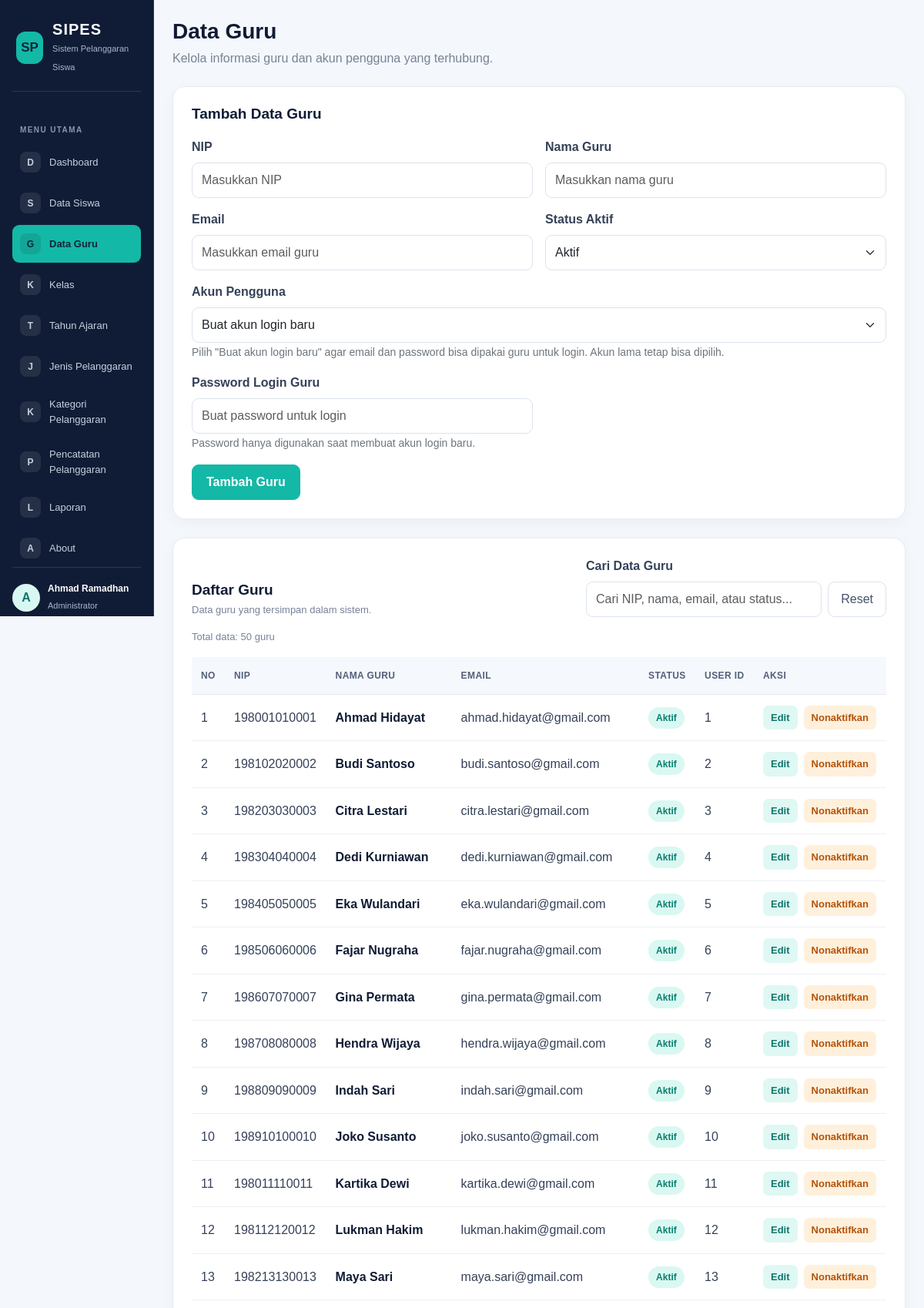
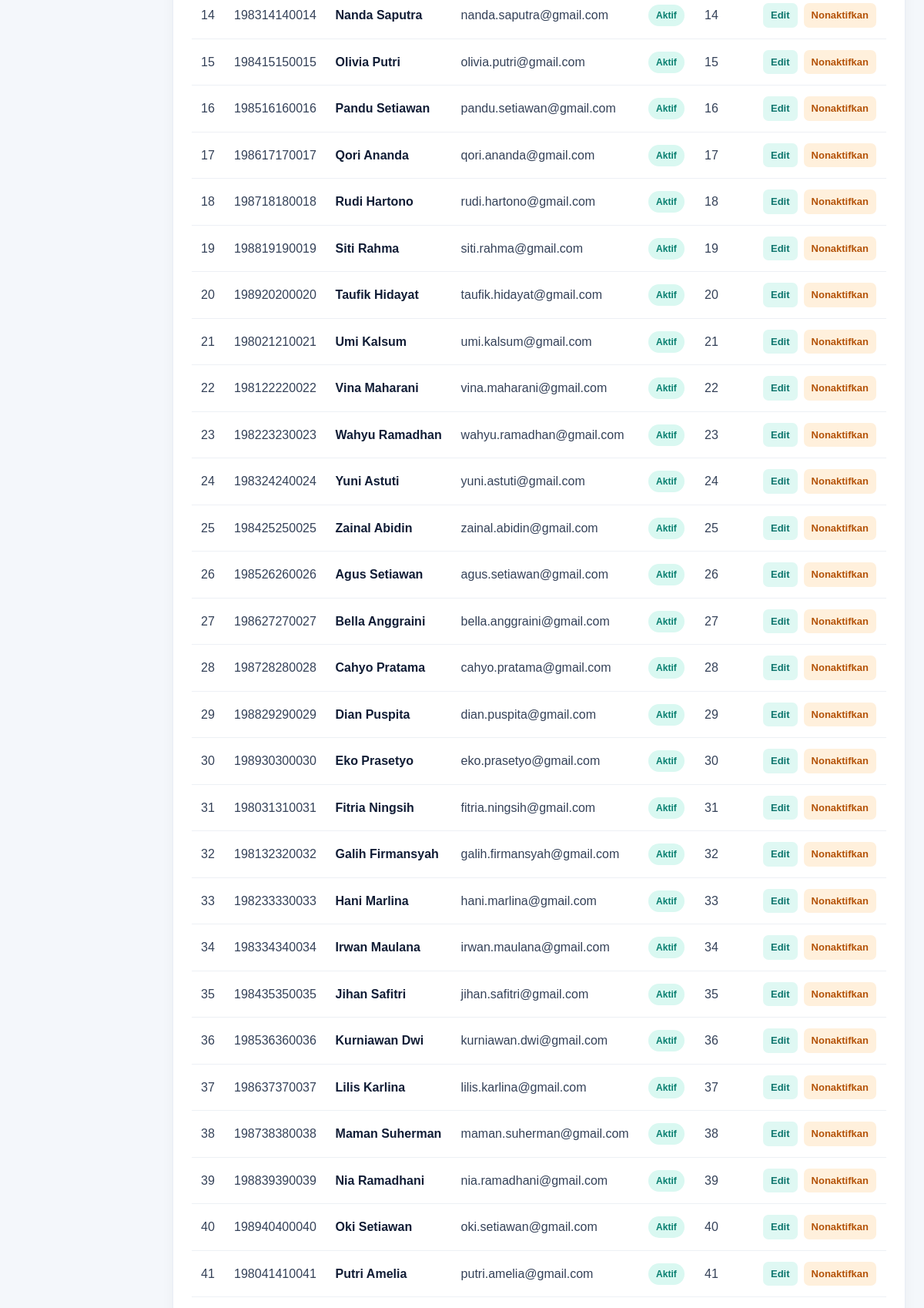
/data_guru.php (signed in, upper part), run on the app's committed database (2 pictures, top to bottom).
### tables this page shows
CREATE TABLE `t_guru` (
  `id` int(11) NOT NULL,
  `nip` varchar(30) NOT NULL,
  `nama` varchar(150) DEFAULT NULL,
  `email` varchar(150) NOT NULL,
  `status_aktif` tinyint(1) NOT NULL,
  `user_id` int(11) NOT NULL,
  `created_at` timestamp NOT NULL DEFAULT current_timestamp(),
  `updated_at` timestamp NOT NULL DEFAULT current_timestamp()
);

### data_guru.php (the view, shortened to what this page needs)
<?php
include 'config/koneksi.php';
$data_edit = null;
$data_user = mysqli_query(
    $koneksi,
    "SELECT id, name, email FROM t_users ORDER BY id ASC"
);
$data_guru = mysqli_query(
    $koneksi,
    "SELECT * FROM t_guru ORDER BY id ASC"
);
?>
<!DOCTYPE html>
<html lang="id">
<head>
    <link href="https://cdn.jsdelivr.net/npm/bootstrap@5.3.3/dist/css/bootstrap.min.css" rel="stylesheet">
</head>
<body>
<div class="container-fluid">
    <div class="row">
        <?php include 'includes/sidebar.php'; ?>
        <main class="col-md-9 col-lg-10 p-4 ms-md-auto">
            <div class="mb-4">
                <h1 class="page-title">Data Guru</h1>
                <p class="page-subtitle">
                    Kelola informasi guru dan akun pengguna yang terhubung.
                </p>
            </div>
            <?php if ($data_edit) { ?>
                <div class="content-card">
                    <h2 class="section-title">Edit Data Guru</h2>
                    <form method="POST">
                        <input
                            type="hidden"
                            name="id"
                            value="<?php echo htmlspecialchars($data_edit['id']); ?>"
                        >
                        <div class="row g-3">
                            <div class="col-md-6">
                                <label class="form-label">NIP</label>
                                <input
                                    type="text"
                                    name="nip"
                                    class="form-control"
                                    value="<?php echo htmlspecialchars($data_edit['nip']); ?>"
                                    required
                                >
                            </div>
                            <div class="col-md-6">
                                <label class="form-label">Nama Guru</label>
                                <input
                                    type="text"
                                    name="nama"
                                    class="form-control"
                                    value="<?php echo htmlspecialchars($data_edit['nama']); ?>"
                                    required
                                >
                            </div>
                            <div class="col-md-6">
                                <label class="form-label">Email</label>
                                <input
                                    type="email"
                                    name="email"
                                    class="form-control"
                                    value="<?php echo htmlspecialchars($data_edit['email']); ?>"
                                    required
                                >
                            </div>
                            <div class="col-md-6">
                                <label class="form-label">Status Aktif</label>
                                <select name="status_aktif" class="form-select" required>
                                    <option value="1" <?php if ($data_edit['status_aktif'] == 1) echo 'selected'; ?>>
                                        Aktif
                                    </option>
                                    <option value="0" <?php if ($data_edit['status_aktif'] == 0) echo 'selected'; ?>>
                                        Tidak Aktif
                                    </option>
                                </select>
                            </div>
                            <div class="col-12">
                                <label class="form-label">Akun Pengguna</label>
                                <select name="user_id" class="form-select" required>
                                    <?php while ($user = mysqli_fetch_assoc($data_user)) { ?>
                                        <option
                                            value="<?php echo htmlspecialchars($user['id']); ?>"
                                            <?php if ($data_edit['user_id'] == $user['id']) echo 'selected'; ?>
                                        >
                                            <?php echo htmlspecialchars($user['name']); ?>
                                            - <?php echo htmlspecialchars($user['email']); ?>
                                        </option>
                                    <?php } ?>
                                </select>
                                <small class="text-secondary">
                                    Pilih akun pengguna yang terhubung dengan data guru ini.
                                </small>
                            </div>
                            <div class="col-12 d-flex gap-2 flex-wrap">
                                <button type="submit" name="edit" class="btn btn-teal">
                                    Simpan Perubahan
                                </button>
                                <a href="data_guru.php" class="btn-light-custom">
                                    Batal
                                </a>
                            </div>
                        </div>
                    </form>
                </div>
            <?php } else { ?>
                <div class="content-card">
                    <h2 class="section-title">Tambah Data Guru</h2>
                    <form method="POST">
                        <div class="row g-3">
                            <div class="col-md-6">
                                <label class="form-label">NIP</label>
                                <input
                                    type="text"
                                    name="nip"
                                    class="form-control"
                                    placeholder="Masukkan NIP"
                                    required
                                >
                            </div>
                            <div class="col-md-6">
                                <label class="form-label">Nama Guru</label>
                                <input
                                    type="text"
                                    name="nama"
                                    class="form-control"
                                    placeholder="Masukkan nama guru"
                                    required
                                >
                            </div>
                            <div class="col-md-6">
                                <label class="form-label">Email</label>
                                <input
                                    type="email"
                                    name="email"
                                    class="form-control"
                                    placeholder="Masukkan email guru"
                                    required
                                >
                            </div>
                            <div class="col-md-6">
                                <label class="form-label">Status Aktif</label>
                                <select name="status_aktif" class="form-select" required>
                                    <option value="1">Aktif</option>
                                </select>
                            </div>
                            <div class="col-12">
                                <label class="form-label">Akun Pengguna</label>
                                <select name="user_id" class="form-select" required>
                                    <option value="baru" selected>Buat akun login baru</option>
                                </select>
                                <small class="text-secondary">
                                    Pilih "Buat akun login baru" agar email dan password bisa dipakai guru untuk login. Akun lama tetap bisa dipilih.
                                </small>
                            </div>
                            <div class="col-md-6" id="kolomPasswordGuru">
                                <label class="form-label">Password Login Guru</label>
                                <input
                                    type="password"
                                    name="password"
                                    id="passwordGuru"
                                    class="form-control"
                                    placeholder="Buat password untuk login"
                                    autocomplete="new-password"
                                >
                                <small class="text-secondary">
                                    Password hanya digunakan saat membuat akun login baru.
                                </small>
                            </div>
                            <div class="col-12">
                                <button type="submit" name="tambah" class="btn btn-teal">
                                    Tambah Guru
                                </button>
                            </div>
                        </div>
                    </form>
                </div>
            <?php } ?>
            <div class="content-card">
                <div class="d-flex justify-content-between align-items-end flex-wrap gap-3 mb-3">
                    <div>
                        <h2 class="section-title mb-1">Daftar Guru</h2>
                        <p class="table-count mb-0">
                            Data guru yang tersimpan dalam sistem.
                        </p>
                    </div>
                    <div class="search-area">
                        <label for="cariGuru" class="form-label">
                            Cari Data Guru
                        </label>
                        <div class="d-flex gap-2">
                            <input
                                type="search"
                                id="cariGuru"
                                class="form-control"
                                placeholder="Cari NIP, nama, email, atau status..."
                            >
                            <button
                                type="button"
                                id="resetCariGuru"
                                class="btn-light-custom"
                            >
                                Reset
                            </button>
                        </div>
                    </div>
                </div>
                <p id="hasilPencarianGuru" class="table-count mb-3"></p>
                <div class="table-responsive">
                    <table class="table" id="tabelGuru">
                        <thead>
                            <tr>
                                <th>No</th>
                                <th>NIP</th>
                                <th>Nama Guru</th>
                                <th>Email</th>
                                <th>Status</th>
                                <th>User ID</th>
                                <th>Aksi</th>
                            </tr>
                        </thead>
                        <tbody>
                            <?php
                            $no = 1;
                            while ($guru = mysqli_fetch_assoc($data_guru)) {
                            ?>
                                <tr>
                                    <td><?php echo $no++; ?></td>
                                    <td>
                                        <?php echo htmlspecialchars($guru['nip']); ?>
                                    </td>
                                    <td>
                                        <span class="teacher-name">
                                            <?php echo htmlspecialchars($guru['nama']); ?>
                                        </span>
                                    </td>
                                    <td>
                                        <?php echo htmlspecialchars($guru['email']); ?>
                                    </td>
                                    <td>
                                        <?php if ($guru['status_aktif'] == 1) { ?>
                                            <span class="status-badge status-active">
                                                Aktif
                                            </span>
                                        <?php } else { ?>
                                            <span class="status-badge status-inactive">
                                                Tidak Aktif
                                            </span>
                                        <?php } ?>
                                    </td>
                                    <td>
                                        <?php echo htmlspecialchars($guru['user_id']); ?>
                                    </td>
                                    <td>
                                        <div class="d-flex gap-2">
                                            <a
                                                href="data_guru.php?edit=<?php echo $guru['id']; ?>"
                                                class="action-link action-edit"
                                            >
                                                Edit
                                            </a>
                                            <?php if ($guru['status_aktif'] == 1) { ?>
                                                <a
                                                    href="data_guru.php?nonaktifkan=<?php echo $guru['id']; ?>"
                                                    class="action-link action-disable"
                                                    onclick="return confirm('Menonaktifkan guru ini?');"
                                                >
                                                    Nonaktifkan
                                                </a>
                                            <?php } ?>
                                        </div>
                                    </td>
                                </tr>
                            <?php } ?>
                        </tbody>
                    </table>
                </div>
            </div>
        </main>
    </div>
</div>
</body>
</html>

### data on the page
t_guru: nip "198001010001", nama "Ahmad Hidayat", email "ahmad.hidayat@gmail.com", status_aktif "Aktif", user "1"
t_guru: nip "198102020002", nama "Budi Santoso", email "budi.santoso@gmail.com", status_aktif "Aktif", user "2"
t_guru: nip "198203030003", nama "Citra Lestari", email "citra.lestari@gmail.com", status_aktif "Aktif", user "3"
t_guru: nip "198304040004", nama "Dedi Kurniawan", email "dedi.kurniawan@gmail.com", status_aktif "Aktif", user "4"
t_guru: nip "198405050005", nama "Eka Wulandari", email "eka.wulandari@gmail.com", status_aktif "Aktif", user "5"
t_guru: nip "198506060006", nama "Fajar Nugraha", email "fajar.nugraha@gmail.com", status_aktif "Aktif", user "6"
t_guru: nip "198607070007", nama "Gina Permata", email "gina.permata@gmail.com", status_aktif "Aktif", user "7"
t_guru: nip "198708080008", nama "Hendra Wijaya", email "hendra.wijaya@gmail.com", status_aktif "Aktif", user "8"
t_guru: nip "198809090009", nama "Indah Sari", email "indah.sari@gmail.com", status_aktif "Aktif", user "9"
t_guru: nip "198910100010", nama "Joko Susanto", email "joko.susanto@gmail.com", status_aktif "Aktif", user "10"
t_guru: nip "198011110011", nama "Kartika Dewi", email "kartika.dewi@gmail.com", status_aktif "Aktif", user "11"
t_guru: nip "198112120012", nama "Lukman Hakim", email "lukman.hakim@gmail.com", status_aktif "Aktif", user "12"
t_guru: nip "198213130013", nama "Maya Sari", email "maya.sari@gmail.com", status_aktif "Aktif", user "13"
t_guru: nip "198314140014", nama "Nanda Saputra", email "nanda.saputra@gmail.com", status_aktif "Aktif", user "14"
t_guru: nip "198415150015", nama "Olivia Putri", email "olivia.putri@gmail.com", status_aktif "Aktif", user "15"
t_guru: nip "198516160016", nama "Pandu Setiawan", email "pandu.setiawan@gmail.com", status_aktif "Aktif", user "16"
t_guru: nip "198617170017", nama "Qori Ananda", email "qori.ananda@gmail.com", status_aktif "Aktif", user "17"
t_guru: nip "198718180018", nama "Rudi Hartono", email "rudi.hartono@gmail.com", status_aktif "Aktif", user "18"
t_guru: nip "198819190019", nama "Siti Rahma", email "siti.rahma@gmail.com", status_aktif "Aktif", user "19"
t_guru: nip "198920200020", nama "Taufik Hidayat", email "taufik.hidayat@gmail.com", status_aktif "Aktif", user "20"
t_guru: nip "198021210021", nama "Umi Kalsum", email "umi.kalsum@gmail.com", status_aktif "Aktif", user "21"
t_guru: nip "198122220022", nama "Vina Maharani", email "vina.maharani@gmail.com", status_aktif "Aktif", user "22"
t_guru: nip "198223230023", nama "Wahyu Ramadhan", email "wahyu.ramadhan@gmail.com", status_aktif "Aktif", user "23"
t_guru: nip "198324240024", nama "Yuni Astuti", email "yuni.astuti@gmail.com", status_aktif "Aktif", user "24"
t_guru: nip "198425250025", nama "Zainal Abidin", email "zainal.abidin@gmail.com", status_aktif "Aktif", user "25"
t_guru: nip "198526260026", nama "Agus Setiawan", email "agus.setiawan@gmail.com", status_aktif "Aktif", user "26"
t_guru: nip "198627270027", nama "Bella Anggraini", email "bella.anggraini@gmail.com", status_aktif "Aktif", user "27"
t_guru: nip "198728280028", nama "Cahyo Pratama", email "cahyo.pratama@gmail.com", status_aktif "Aktif", user "28"
t_guru: nip "198829290029", nama "Dian Puspita", email "dian.puspita@gmail.com", status_aktif "Aktif", user "29"
t_guru: nip "198930300030", nama "Eko Prasetyo", email "eko.prasetyo@gmail.com", status_aktif "Aktif", user "30"
t_guru: nip "198031310031", nama "Fitria Ningsih", email "fitria.ningsih@gmail.com", status_aktif "Aktif", user "31"
t_guru: nip "198132320032", nama "Galih Firmansyah", email "galih.firmansyah@gmail.com", status_aktif "Aktif", user "32"
t_guru: nip "198233330033", nama "Hani Marlina", email "hani.marlina@gmail.com", status_aktif "Aktif", user "33"
t_guru: nip "198334340034", nama "Irwan Maulana", email "irwan.maulana@gmail.com", status_aktif "Aktif", user "34"
t_guru: nip "198435350035", nama "Jihan Safitri", email "jihan.safitri@gmail.com", status_aktif "Aktif", user "35"
t_guru: nip "198536360036", nama "Kurniawan Dwi", email "kurniawan.dwi@gmail.com", status_aktif "Aktif", user "36"
t_guru: nip "198637370037", nama "Lilis Karlina", email "lilis.karlina@gmail.com", status_aktif "Aktif", user "37"
t_guru: nip "198738380038", nama "Maman Suherman", email "maman.suherman@gmail.com", status_aktif "Aktif", user "38"
t_guru: nip "198839390039", nama "Nia Ramadhani", email "nia.ramadhani@gmail.com", status_aktif "Aktif", user "39"
t_guru: nip "198940400040", nama "Oki Setiawan", email "oki.setiawan@gmail.com", status_aktif "Aktif", user "40"
t_guru: nip "198041410041", nama "Putri Amelia", email "putri.amelia@gmail.com", status_aktif "Aktif", user "41"

### other printed values
substr($_SESSION['name'] ?? 'U', 0, 1) "A"
$_SESSION['name'] "Ahmad Ramadhan"
